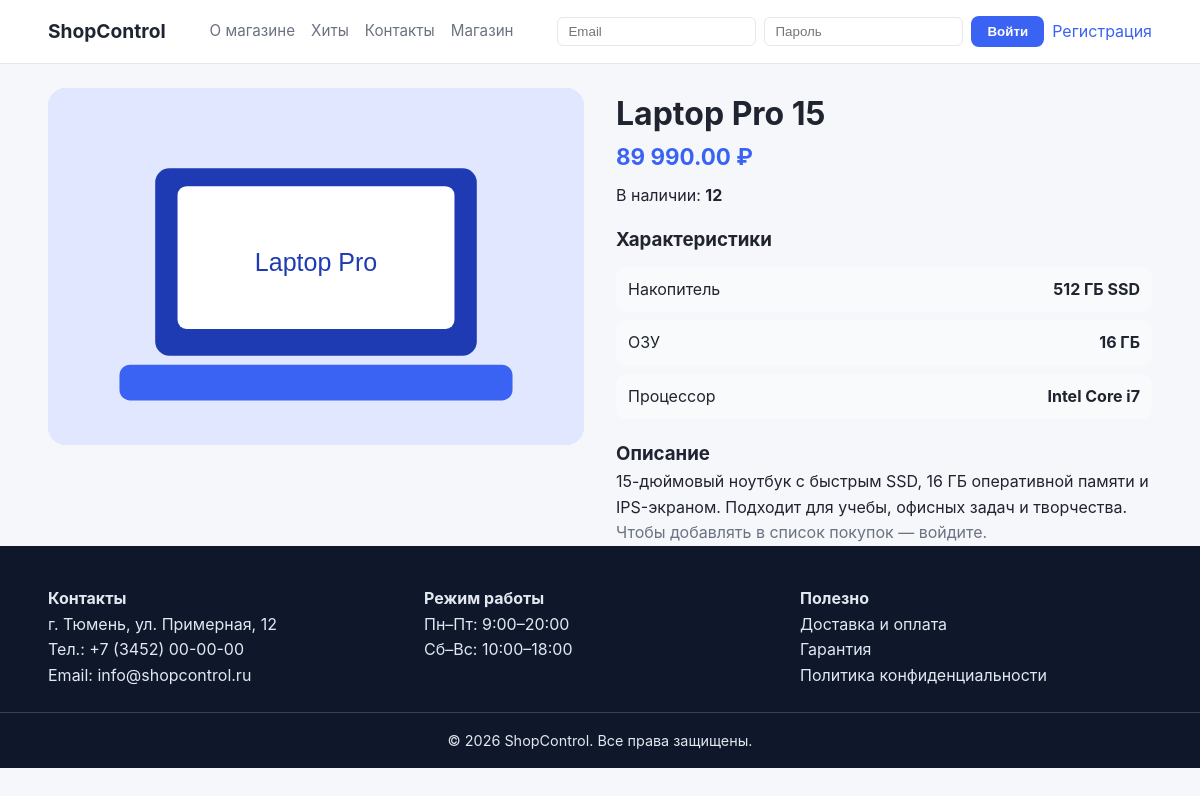
Screenshot of /product.php?id=1 with the database file from the repository.
### tables this page shows
CREATE TABLE products (
  id            BIGINT UNSIGNED PRIMARY KEY AUTO_INCREMENT,
  category_id   BIGINT UNSIGNED NULL,
  title         VARCHAR(200) NOT NULL,
  short_desc    VARCHAR(400) NOT NULL,
  description   TEXT NOT NULL,
  price         DECIMAL(10,2) NOT NULL CHECK (price >= 0),
  stock_qty     INT NOT NULL DEFAULT 0 CHECK (stock_qty >= 0),
  is_active     TINYINT(1) NOT NULL DEFAULT 1,
  main_image    VARCHAR(255) NULL,
  created_at    TIMESTAMP NOT NULL DEFAULT CURRENT_TIMESTAMP,
  updated_at    TIMESTAMP NULL DEFAULT NULL ON UPDATE CURRENT_TIMESTAMP,
  CONSTRAINT fk_products_category
    FOREIGN KEY (category_id) REFERENCES categories(id)
    ON DELETE SET NULL ON UPDATE CASCADE,
  INDEX idx_products_active (is_active),
  INDEX idx_products_category (category_id),
  INDEX idx_products_price (price)
);

CREATE TABLE product_specs (
  id         BIGINT UNSIGNED PRIMARY KEY AUTO_INCREMENT,
  product_id BIGINT UNSIGNED NOT NULL,
  spec_key   VARCHAR(80) NOT NULL,
  spec_value VARCHAR(200) NOT NULL,
  CONSTRAINT fk_specs_product
    FOREIGN KEY (product_id) REFERENCES products(id)
    ON DELETE CASCADE ON UPDATE CASCADE,
  UNIQUE KEY uniq_product_spec (product_id, spec_key),
  INDEX idx_specs_product (product_id)
);

### app/helpers.php (called while the page is built, shortened)
<?php
function e(string $value): string
{
    return htmlspecialchars($value, ENT_QUOTES | ENT_SUBSTITUTE, 'UTF-8');
}

### app/auth.php (called while the page is built, shortened)
<?php
function current_user(): ?array
{
    return $_SESSION['user'] ?? null;
}

### public/product.php (the view, shortened to what this page needs)
<?php
require __DIR__ . '/../app/auth.php';
require __DIR__ . '/../app/helpers.php';
$pdo = db();
$id = (int)($_GET['id'] ?? 0);
$stmt = $pdo->prepare("
  SELECT p.*
  FROM products p
  WHERE p.id = ? AND p.is_active = 1
");
$stmt->execute([$id]);
$product = $stmt->fetch();
$specsStmt = $pdo->prepare("SELECT spec_key, spec_value FROM product_specs WHERE product_id = ? ORDER BY spec_key");
$specsStmt->execute([$id]);
$specs = $specsStmt->fetchAll();
?>
<!doctype html>
<html lang="ru">
<head>
    <link rel="stylesheet" href="/assets/css/style.css">
</head>
<body>
    <?php include __DIR__ . '/partials/header.php'; ?>
    <main class="container">
        <div class="product-page">
            <img class="product-big" src="/<?= e($product['main_image'] ?? '') ?>" alt="">
            <div>
                <h1><?= e($product['title']) ?></h1>
                <p class="price"><?= number_format((float)$product['price'], 2, '.', ' ') ?> ₽</p>
                <p class="stock">В наличии: <strong><?= (int)$product['stock_qty'] ?></strong></p>
                <?php if ($specs): ?>
                    <h3>Характеристики</h3>
                    <ul class="specs">
                        <?php foreach ($specs as $s): ?>
                            <li><span><?= e($s['spec_key']) ?></span><b><?= e($s['spec_value']) ?></b></li>
                        <?php endforeach; ?>
                    </ul>
                <?php endif; ?>
                <h3>Описание</h3>
                <p><?= nl2br(e($product['description'])) ?></p>
                <?php if (current_user()): ?>
                    <form method="post" action="/wishlist.php">
                        <input type="hidden" name="product_id" value="<?= (int)$product['id'] ?>">
                        <button class="btn" type="submit" name="action" value="add">Добавить в список покупок</button>
                    </form>
                <?php else: ?>
                    <p class="muted">Чтобы добавлять в список покупок — войдите.</p>
                <?php endif; ?>
            </div>
        </div>
    </main>
    <?php include __DIR__ . '/partials/footer.php'; ?>
</body>
</html>

### public/assets/css/style.css (style rules this page uses)
:root { --bg: #f6f7fb; --text: #1f2430; --muted: #6b7280; --primary: #3a63f3; --primary-dark: #2c4ec4; --card: #ffffff; --border: #e5e7eb; --success: #22c55e; --error: #ef4444; }
* { box-sizing: border-box; margin: 0; padding: 0; }
body { font-family: "Inter", "Segoe UI", sans-serif; background: var(--bg); color: var(--text); line-height: 1.6; }
img { max-width: 100%; display: block; }
.container { width: min(1140px, 92%); margin: 0 auto; }
.muted { color: var(--muted); }
.product-page { display: grid; gap: 32px; grid-template-columns: repeat(auto-fit, minmax(260px, 1fr)); margin-top: 24px; }
.product-big { width: 100%; border-radius: 18px; object-fit: cover; background: #e2e8f0; }
.price { font-size: 1.4rem; font-weight: 700; color: var(--primary); }
.stock { margin: 8px 0 16px; }
.specs { list-style: none; margin: 12px 0 20px; display: grid; gap: 8px; }
.specs li { display: flex; justify-content: space-between; background: #f8fafc; padding: 10px 12px; border-radius: 10px; }

### rows the page displays
products: main_image (picture), title "Laptop Pro 15", price "89 990.00", stock_qty "12", description "15-дюймовый ноутбук с быстрым SSD, 16 ГБ оперативной памяти и IPS-экраном. Подходит для учебы, офисных задач и творчества."
product_specs: spec_key "Накопитель", spec_value "512 ГБ SSD"
product_specs: spec_key "ОЗУ", spec_value "16 ГБ"
product_specs: spec_key "Процессор", spec_value "Intel Core i7"
